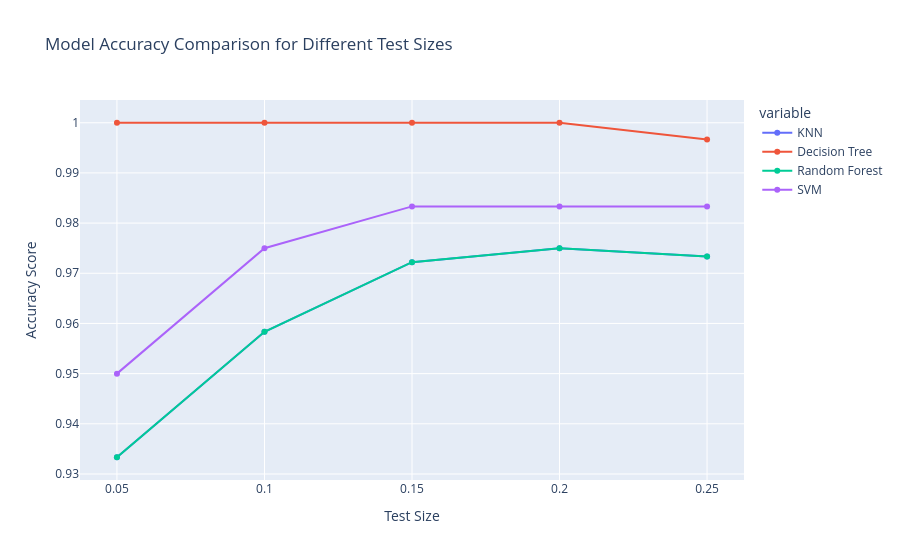

The cell this chart's notebook holds for it:
### Code cell
# Now Plot graph using plotly express
accuracy_df = pd.DataFrame(accuracy_of_models_for_test_sizes).T
accuracy_df.reset_index(inplace=True)
accuracy_df.rename(columns={'index': 'Test Size'}, inplace=True)
fig = px.line(accuracy_df, x='Test Size', y=['KNN', 'Decision Tree', 'Random Forest', 'SVM'], markers=True, title='Model Accuracy Comparison for Different Test Sizes')
fig.update_layout(xaxis_title='Test Size', yaxis_title='Accuracy Score')
fig.show()

### Figure 1 — Plotly figure (JSON) as saved in the notebook; plotly's stock layout.template omitted (floating-point values rounded to 4 significant figures)
{"data": [{"hovertemplate": "variable=KNN<br>Test Size=%{x}<br>value=%{y}<extra></extra>", "legendgroup": "KNN", "line": {"color": "#636efa", "dash": "solid"}, "marker": {"symbol": "circle"}, "mode": "lines+markers", "name": "KNN", "orientation": "v", "showlegend": true, "type": "scatter", "x": [0.05, 0.1, 0.15, 0.2, 0.25], "xaxis": "x", "y": [0.9333, 0.9583, 0.9722, 0.975, 0.9733], "yaxis": "y"}, {"hovertemplate": "variable=Decision Tree<br>Test Size=%{x}<br>value=%{y}<extra></extra>", "legendgroup": "Decision Tree", "line": {"color": "#EF553B", "dash": "solid"}, "marker": {"symbol": "circle"}, "mode": "lines+markers", "name": "Decision Tree", "orientation": "v", "showlegend": true, "type": "scatter", "x": [0.05, 0.1, 0.15, 0.2, 0.25], "xaxis": "x", "y": [1.0, 1.0, 1.0, 1.0, 0.9967], "yaxis": "y"}, {"hovertemplate": "variable=Random Forest<br>Test Size=%{x}<br>value=%{y}<extra></extra>", "legendgroup": "Random Forest", "line": {"color": "#00cc96", "dash": "solid"}, "marker": {"symbol": "circle"}, "mode": "lines+markers", "name": "Random Forest", "orientation": "v", "showlegend": true, "type": "scatter", "x": [0.05, 0.1, 0.15, 0.2, 0.25], "xaxis": "x", "y": [0.9333, 0.9583, 0.9722, 0.975, 0.9733], "yaxis": "y"}, {"hovertemplate": "variable=SVM<br>Test Size=%{x}<br>value=%{y}<extra></extra>", "legendgroup": "SVM", "line": {"color": "#ab63fa", "dash": "solid"}, "marker": {"symbol": "circle"}, "mode": "lines+markers", "name": "SVM", "orientation": "v", "showlegend": true, "type": "scatter", "x": [0.05, 0.1, 0.15, 0.2, 0.25], "xaxis": "x", "y": [0.95, 0.975, 0.9833, 0.9833, 0.9833], "yaxis": "y"}], "layout": {"legend": {"title": {"text": "variable"}, "tracegroupgap": 0}, "title": {"text": "Model Accuracy Comparison for Different Test Sizes"}, "xaxis": {"anchor": "y", "domain": [0, 1], "title": {"text": "Test Size"}}, "yaxis": {"anchor": "x", "domain": [0, 1], "title": {"text": "Accuracy Score"}}}}
